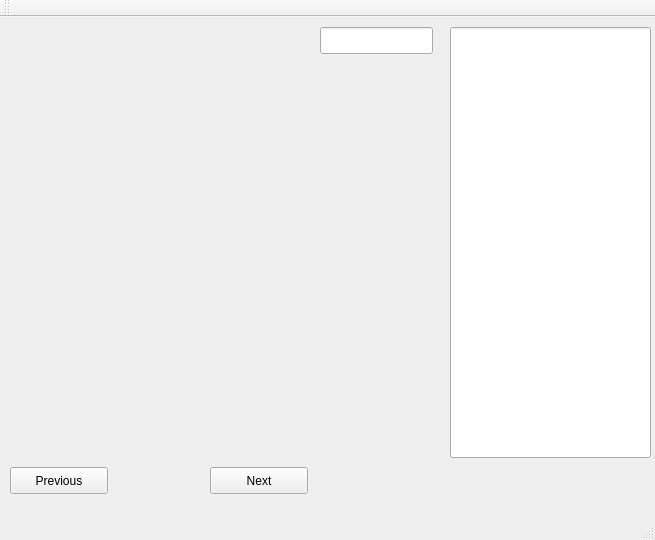
<?xml version="1.0" encoding="UTF-8"?>
<ui version="4.0">
 <class>MainWindow</class>
 <widget class="QMainWindow" name="MainWindow">
  <property name="geometry">
   <rect>
    <x>0</x>
    <y>0</y>
    <width>655</width>
    <height>540</height>
   </rect>
  </property>
  <property name="windowTitle">
   <string>MainWindow</string>
  </property>
  <widget class="QWidget" name="centralWidget">
   <widget class="QPushButton" name="Next">
    <property name="geometry">
     <rect>
      <x>210</x>
      <y>450</y>
      <width>98</width>
      <height>27</height>
     </rect>
    </property>
    <property name="text">
     <string>Next</string>
    </property>
   </widget>
   <widget class="QPushButton" name="Previous">
    <property name="geometry">
     <rect>
      <x>10</x>
      <y>450</y>
      <width>98</width>
      <height>27</height>
     </rect>
    </property>
    <property name="text">
     <string>Previous</string>
    </property>
   </widget>
   <widget class="QLabel" name="label">
    <property name="geometry">
     <rect>
      <x>0</x>
      <y>10</y>
      <width>311</width>
      <height>311</height>
     </rect>
    </property>
    <property name="text">
     <string/>
    </property>
    <property name="pixmap">
     <pixmap>1.bmp</pixmap>
    </property>
   </widget>
   <widget class="QLineEdit" name="Name">
    <property name="geometry">
     <rect>
      <x>320</x>
      <y>10</y>
      <width>113</width>
      <height>27</height>
     </rect>
    </property>
    <property name="text">
     <string/>
    </property>
   </widget>
   <widget class="QLineEdit" name="Character">
    <property name="geometry">
     <rect>
      <x>450</x>
      <y>10</y>
      <width>201</width>
      <height>431</height>
     </rect>
    </property>
    <property name="text">
     <string/>
    </property>
   </widget>
  </widget>
  <widget class="QMenuBar" name="menuBar">
   <property name="geometry">
    <rect>
     <x>0</x>
     <y>0</y>
     <width>655</width>
     <height>25</height>
    </rect>
   </property>
  </widget>
  <widget class="QToolBar" name="mainToolBar">
   <attribute name="toolBarArea">
    <enum>TopToolBarArea</enum>
   </attribute>
   <attribute name="toolBarBreak">
    <bool>false</bool>
   </attribute>
  </widget>
  <widget class="QStatusBar" name="statusBar"/>
 </widget>
 <layoutdefault spacing="6" margin="11"/>
 <resources/>
 <connections/>
</ui>
